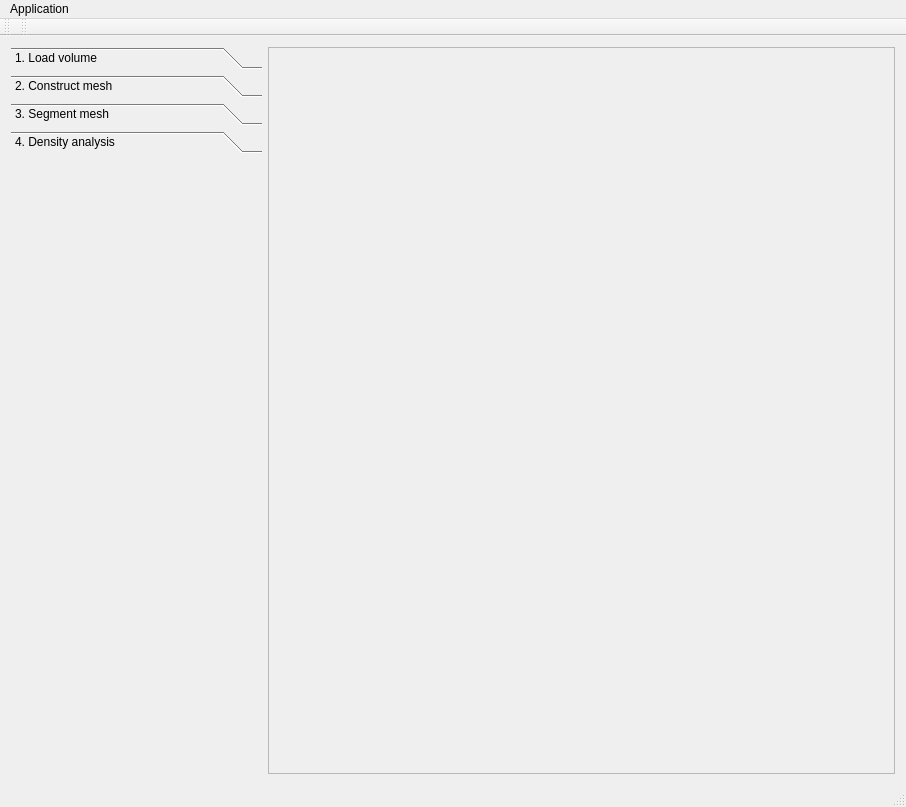
<?xml version="1.0" encoding="UTF-8"?>
<ui version="4.0">
 <class>MainWindow</class>
 <widget class="QMainWindow" name="MainWindow">
  <property name="geometry">
   <rect>
    <x>0</x>
    <y>0</y>
    <width>906</width>
    <height>807</height>
   </rect>
  </property>
  <property name="windowTitle">
   <string>Bone Mineral Density Application</string>
  </property>
  <widget class="QWidget" name="centralWidget">
   <layout class="QHBoxLayout" name="horizontalLayout" stretch="2,5">
    <item>
     <widget class="QToolBox" name="toolBox">
      <property name="minimumSize">
       <size>
        <width>100</width>
        <height>0</height>
       </size>
      </property>
      <property name="frameShape">
       <enum>QFrame::NoFrame</enum>
      </property>
      <property name="frameShadow">
       <enum>QFrame::Plain</enum>
      </property>
      <property name="lineWidth">
       <number>1</number>
      </property>
      <property name="midLineWidth">
       <number>0</number>
      </property>
      <property name="currentIndex">
       <number>3</number>
      </property>
      <widget class="QWidget" name="page_load_volume">
       <property name="geometry">
        <rect>
         <x>0</x>
         <y>0</y>
         <width>247</width>
         <height>591</height>
        </rect>
       </property>
       <attribute name="label">
        <string>1. Load volume</string>
       </attribute>
       <layout class="QVBoxLayout" name="verticalLayout">
        <item>
         <widget class="QLabel" name="label">
          <property name="text">
           <string>Your options goes here</string>
          </property>
         </widget>
        </item>
        <item>
         <spacer name="verticalSpacer">
          <property name="orientation">
           <enum>Qt::Vertical</enum>
          </property>
          <property name="sizeHint" stdset="0">
           <size>
            <width>20</width>
            <height>40</height>
           </size>
          </property>
         </spacer>
        </item>
       </layout>
      </widget>
      <widget class="PageConstructMesh" name="page_construct_mesh">
       <property name="geometry">
        <rect>
         <x>0</x>
         <y>0</y>
         <width>247</width>
         <height>591</height>
        </rect>
       </property>
       <attribute name="label">
        <string>2. Construct mesh</string>
       </attribute>
      </widget>
      <widget class="QWidget" name="page_segment_mesh">
       <property name="geometry">
        <rect>
         <x>0</x>
         <y>0</y>
         <width>247</width>
         <height>591</height>
        </rect>
       </property>
       <attribute name="label">
        <string>3. Segment mesh</string>
       </attribute>
      </widget>
      <widget class="PageDensityAnalysis" name="page_density_analysis">
       <property name="geometry">
        <rect>
         <x>0</x>
         <y>0</y>
         <width>247</width>
         <height>591</height>
        </rect>
       </property>
       <attribute name="label">
        <string>4. Density analysis</string>
       </attribute>
      </widget>
     </widget>
    </item>
    <item>
     <widget class="QFrame" name="frame">
      <property name="frameShape">
       <enum>QFrame::StyledPanel</enum>
      </property>
      <property name="frameShadow">
       <enum>QFrame::Raised</enum>
      </property>
      <layout class="QGridLayout" name="gridLayout">
       <item row="0" column="0">
        <widget class="QStackedWidget" name="stackedWidget">
         <widget class="QWidget" name="stacked_load_volume"/>
         <widget class="StackedConstructMesh" name="stacked_construct_mesh"/>
         <widget class="QWidget" name="stacked_segment_mesh"/>
         <widget class="StackedDensityAnalysis" name="stacked_density_analysis"/>
        </widget>
       </item>
      </layout>
     </widget>
    </item>
   </layout>
  </widget>
  <widget class="QMenuBar" name="menuBar">
   <property name="geometry">
    <rect>
     <x>0</x>
     <y>0</y>
     <width>906</width>
     <height>22</height>
    </rect>
   </property>
   <widget class="QMenu" name="menuLoad_volume">
    <property name="title">
     <string>Application</string>
    </property>
    <addaction name="actionClose"/>
   </widget>
   <addaction name="menuLoad_volume"/>
  </widget>
  <widget class="QToolBar" name="mainToolBar">
   <attribute name="toolBarArea">
    <enum>TopToolBarArea</enum>
   </attribute>
   <attribute name="toolBarBreak">
    <bool>false</bool>
   </attribute>
  </widget>
  <widget class="QStatusBar" name="statusBar"/>
  <widget class="QToolBar" name="toolBar">
   <property name="windowTitle">
    <string>toolBar</string>
   </property>
   <attribute name="toolBarArea">
    <enum>TopToolBarArea</enum>
   </attribute>
   <attribute name="toolBarBreak">
    <bool>false</bool>
   </attribute>
  </widget>
  <action name="actionClose">
   <property name="text">
    <string>Load volume</string>
   </property>
  </action>
 </widget>
 <layoutdefault spacing="6" margin="11"/>
 <customwidgets>
  <customwidget>
   <class>PageConstructMesh</class>
   <extends>QWidget</extends>
   <header>PageConstructMesh.h</header>
   <container>1</container>
  </customwidget>
  <customwidget>
   <class>StackedConstructMesh</class>
   <extends>QWidget</extends>
   <header>StackedConstructMesh.h</header>
   <container>1</container>
  </customwidget>
  <customwidget>
   <class>PageDensityAnalysis</class>
   <extends>QWidget</extends>
   <header>PageDensityAnalysis.h</header>
   <container>1</container>
  </customwidget>
  <customwidget>
   <class>StackedDensityAnalysis</class>
   <extends>QWidget</extends>
   <header>StackedDensityAnalysis.h</header>
   <container>1</container>
  </customwidget>
 </customwidgets>
 <resources/>
 <connections/>
</ui>
